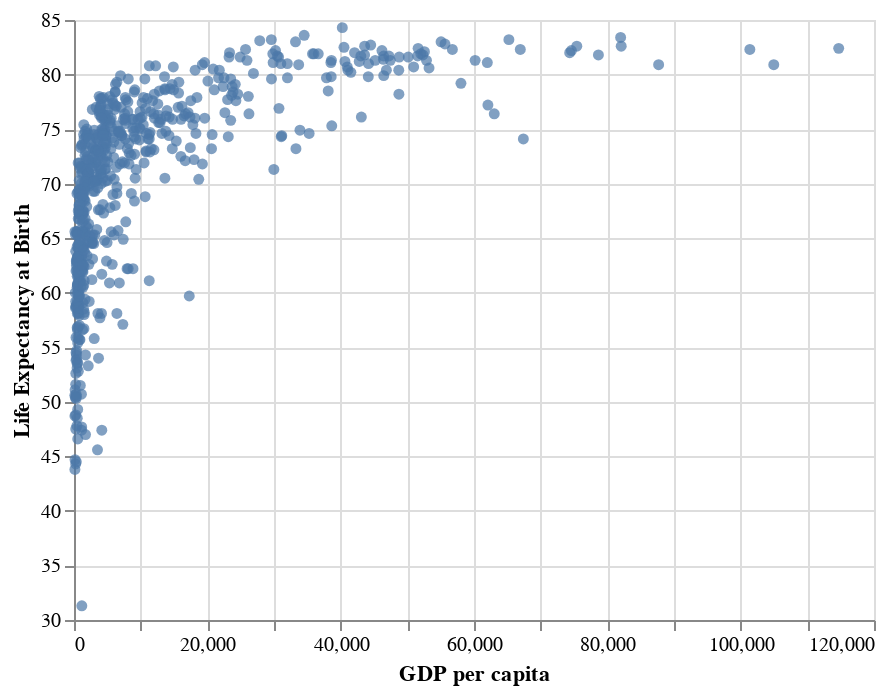

The cell this chart's notebook holds for it:
### Markdown cell above
`alt.Y()` and `alt.X()` are helper functions that modify encoding specifications. The cell below adjusts the scale of the y axis as well; since above there are no life expectancies below 30, starting the y axis at 0 adds whitespace.

### Code cell
# don't start y axis at zero
alt.Chart(data).mark_circle().encode(
    x = 'GDP per capita',
    y = alt.Y('Life Expectancy', title = 'Life Expectancy at Birth', scale = alt.Scale(zero = False))
)

### Figure 1 — Vega-Lite specification as saved in the notebook (floating-point values rounded to 4 significant figures; data arrays with more than 128 entries replaced by an {"elided": "..."} marker saying what was removed)
{"config": {"view": {"continuousWidth": 400, "continuousHeight": 300}}, "data": {"name": "data-29977ff87bd5cb58512af82a56f9552e"}, "mark": "circle", "encoding": {"x": {"field": "GDP per capita", "type": "quantitative"}, "y": {"field": "Life Expectancy", "scale": {"zero": false}, "title": "Life Expectancy at Birth", "type": "quantitative"}}, "$schema": "https://vega.github.io/schema/vega-lite/v4.17.0.json", "datasets": {"data-29977ff87bd5cb58512af82a56f9552e": {"elided": "620 records"}}}
